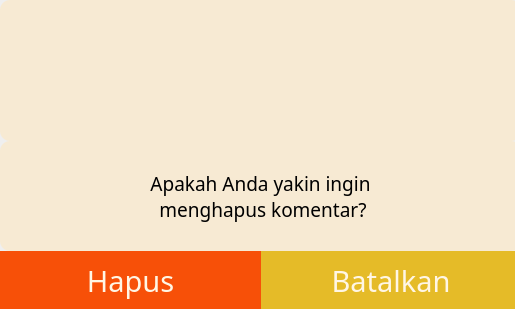
<?xml version="1.0" encoding="UTF-8"?>
<ui version="4.0">
 <class>Form</class>
 <widget class="QWidget" name="Form">
  <property name="geometry">
   <rect>
    <x>0</x>
    <y>0</y>
    <width>515</width>
    <height>309</height>
   </rect>
  </property>
  <property name="windowTitle">
   <string>Form</string>
  </property>
  <property name="styleSheet">
   <string notr="true">border-radius: 10px;</string>
  </property>
  <widget class="QWidget" name="verticalLayoutWidget">
   <property name="geometry">
    <rect>
     <x>0</x>
     <y>0</y>
     <width>521</width>
     <height>311</height>
    </rect>
   </property>
   <layout class="QVBoxLayout" name="verticalLayout">
    <property name="spacing">
     <number>0</number>
    </property>
    <item>
     <widget class="QLabel" name="warningIcon">
      <property name="minimumSize">
       <size>
        <width>0</width>
        <height>80</height>
       </size>
      </property>
      <property name="font">
       <font>
        <pointsize>14</pointsize>
       </font>
      </property>
      <property name="styleSheet">
       <string notr="true">background-color: #F7EAD3;</string>
      </property>
      <property name="text">
       <string/>
      </property>
      <property name="pixmap">
       <pixmap>../images/icon/warning.png</pixmap>
      </property>
      <property name="alignment">
       <set>Qt::AlignCenter</set>
      </property>
     </widget>
    </item>
    <item>
     <widget class="QLabel" name="warningLabel">
      <property name="minimumSize">
       <size>
        <width>0</width>
        <height>30</height>
       </size>
      </property>
      <property name="maximumSize">
       <size>
        <width>16777215</width>
        <height>110</height>
       </size>
      </property>
      <property name="font">
       <font>
        <family>Sans Serif Collection</family>
        <pointsize>14</pointsize>
       </font>
      </property>
      <property name="styleSheet">
       <string notr="true">background-color: #F7EAD3;</string>
      </property>
      <property name="text">
       <string>Apakah Anda yakin ingin 
 menghapus komentar?</string>
      </property>
      <property name="alignment">
       <set>Qt::AlignCenter</set>
      </property>
     </widget>
    </item>
    <item>
     <layout class="QHBoxLayout" name="horizontalLayout">
      <property name="spacing">
       <number>0</number>
      </property>
      <item>
       <widget class="QPushButton" name="deleteButton">
        <property name="minimumSize">
         <size>
          <width>0</width>
          <height>60</height>
         </size>
        </property>
        <property name="maximumSize">
         <size>
          <width>16777215</width>
          <height>60</height>
         </size>
        </property>
        <property name="font">
         <font>
          <family>Sans Serif Collection</family>
          <pointsize>22</pointsize>
         </font>
        </property>
        <property name="styleSheet">
         <string notr="true">background-color: #F75008; border-radius: 0px; color: #FFF6E5;</string>
        </property>
        <property name="text">
         <string>Hapus</string>
        </property>
       </widget>
      </item>
      <item>
       <widget class="QPushButton" name="cancelButton">
        <property name="minimumSize">
         <size>
          <width>0</width>
          <height>60</height>
         </size>
        </property>
        <property name="maximumSize">
         <size>
          <width>16777215</width>
          <height>60</height>
         </size>
        </property>
        <property name="font">
         <font>
          <family>Sans Serif Collection</family>
          <pointsize>22</pointsize>
         </font>
        </property>
        <property name="styleSheet">
         <string notr="true">background-color: #E5BB28; border-radius: 0px; color: #FFF6E5</string>
        </property>
        <property name="text">
         <string>Batalkan</string>
        </property>
       </widget>
      </item>
     </layout>
    </item>
   </layout>
  </widget>
 </widget>
 <resources/>
 <connections/>
</ui>
